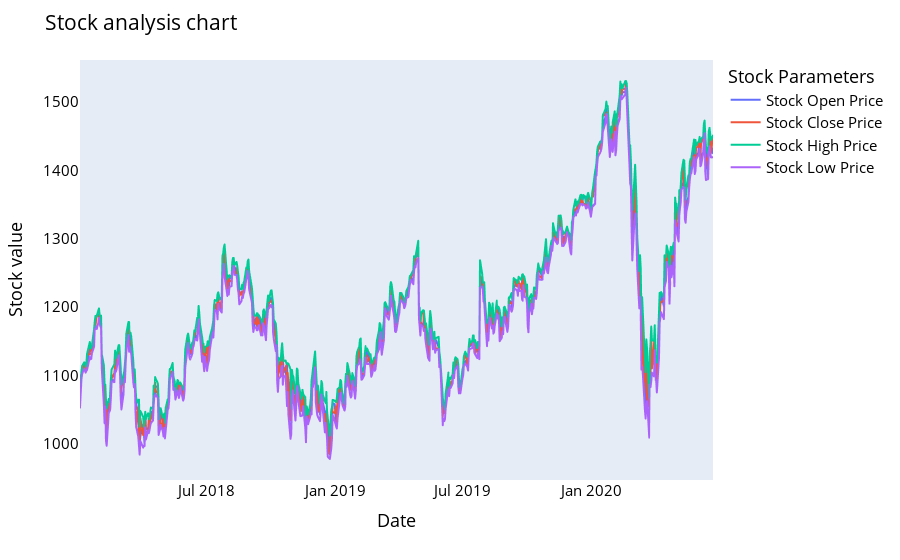

The notebook cell this image was saved under:
### Code cell
names = cycle(['Stock Open Price','Stock Close Price','Stock High Price','Stock Low Price'])

fig = px.line(bist100, x=bist100.date, y=[bist100['open'], bist100['close'], 
                                          bist100['high'], bist100['low']],
             labels={'date': 'Date','value':'Stock value'})
fig.update_layout(title_text='Stock analysis chart', font_size=15, font_color='black',legend_title_text='Stock Parameters')
fig.for_each_trace(lambda t:  t.update(name = next(names)))
fig.update_xaxes(showgrid=False)
fig.update_yaxes(showgrid=False)

fig.show()

### Figure 1 — Plotly figure (JSON) as saved in the notebook; plotly's stock layout.template omitted (floating-point values rounded to 4 significant figures; data arrays with more than 128 entries replaced by an {"elided": "..."} marker saying what was removed)
{"data": [{"hovertemplate": "variable=open<br>Date=%{x}<br>Stock value=%{y}<extra></extra>", "legendgroup": "open", "line": {"color": "#636efa", "dash": "solid"}, "mode": "lines", "name": "Stock Open Price", "showlegend": true, "type": "scattergl", "x": {"elided": "622 str values"}, "xaxis": "x", "y": {"elided": "622 float values"}, "yaxis": "y"}, {"hovertemplate": "variable=close<br>Date=%{x}<br>Stock value=%{y}<extra></extra>", "legendgroup": "close", "line": {"color": "#EF553B", "dash": "solid"}, "mode": "lines", "name": "Stock Close Price", "showlegend": true, "type": "scattergl", "x": {"elided": "622 str values"}, "xaxis": "x", "y": {"elided": "622 float values"}, "yaxis": "y"}, {"hovertemplate": "variable=high<br>Date=%{x}<br>Stock value=%{y}<extra></extra>", "legendgroup": "high", "line": {"color": "#00cc96", "dash": "solid"}, "mode": "lines", "name": "Stock High Price", "showlegend": true, "type": "scattergl", "x": {"elided": "622 str values"}, "xaxis": "x", "y": {"elided": "622 float values"}, "yaxis": "y"}, {"hovertemplate": "variable=low<br>Date=%{x}<br>Stock value=%{y}<extra></extra>", "legendgroup": "low", "line": {"color": "#ab63fa", "dash": "solid"}, "mode": "lines", "name": "Stock Low Price", "showlegend": true, "type": "scattergl", "x": {"elided": "622 str values"}, "xaxis": "x", "y": {"elided": "622 float values"}, "yaxis": "y"}], "layout": {"font": {"color": "black", "size": 15}, "legend": {"title": {"text": "Stock Parameters"}, "tracegroupgap": 0}, "margin": {"t": 60}, "title": {"text": "Stock analysis chart"}, "xaxis": {"anchor": "y", "domain": [0, 1], "showgrid": false, "title": {"text": "Date"}}, "yaxis": {"anchor": "x", "domain": [0, 1], "showgrid": false, "title": {"text": "Stock value"}}}}
